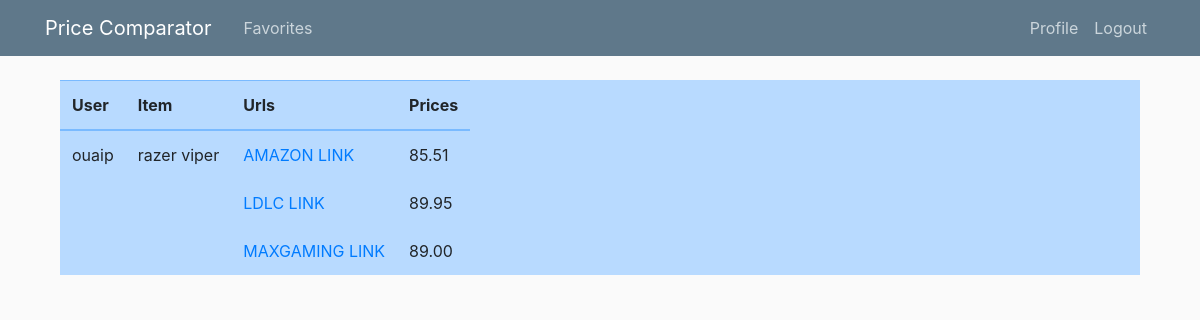
Page /favorites/ (signed in) on the committed database.
### fromsapp/models.py (models this page shows, shortened)
class Favorite(models.Model):
    name = models.CharField(max_length=100)
    amazon_url = models.TextField(default='')
    ldlc_url = models.TextField(default='')
    maxgaming_url = models.TextField(default='')
    amazon_price = models.CharField(max_length=100, default='')
    ldlc_price = models.CharField(max_length=100, default='')
    maxgaming_price = models.CharField(max_length=100, default='')
    search_user = models.ForeignKey(User, on_delete=models.CASCADE)

### fromsapp/views.py (the view, shortened to what this page needs)
# urls.py: path('favorites/', views.favorites, name='favorites')
@login_required
def favorites(request):
    user = request.user
    args = {
        'favorites' : user.favorite_set.all(),
    }
    return render(request, 'fromsapp/favorites.html', args)

### fromsapp/templates/fromsapp/favorites.html
{% extends 'fromsapp/base.html' %}
{% block content %}
{% for favorite in favorites  %}
<div class="container">
  <table class="table table-hover table-primary table-responsive">
    <thead>
      <tr>
        <th scope="col">User</th>
        <th scope="col">Item</th>
        <th scope="col">Urls</th>
        <th scope="col">Prices</th>
      </tr>
    </thead>
    <tbody>
      <tr>
        <td>{{ favorite.search_user }}</td>
        <td>{{ favorite.name }}</td>
        <td>
          {% if favorite.amazon_url != 'no link found' %}
            <a href='{{ favorite.amazon_url }}'>AMAZON LINK</a></br></br>
          {% else %}
            no link found</br></br>
          {% endif %}
          {% if favorite.ldlc_url != 'no link found' %}
            <a href='{{ favorite.ldlc_url}}'>LDLC LINK</a></br></br>
          {% else %}
            no link found</br></br>
          {% endif %}
          {% if favorite.maxgaming_url != 'no link found' %}
            <a href='{{ favorite.maxgaming_url}}'>MAXGAMING LINK</a>
          {% else %}
            no link found</br></br>
          {% endif %}
        </td>
        <td>
           {{ favorite.amazon_price }}</br></br>
           {{ favorite.ldlc_price }}</br></br>
           {{ favorite.maxgaming_price }}
        </td>
      </tr>
    </tbody>
  </table>
</div>
{% endfor %}
{% endblock content %}

### fromsapp/static/fromsapp/main.css (style rules this page uses)
body { background: #fafafa; color: #333333; margin-top: 5rem; }

### rows in the picture
Favorite: search_user "ouaip", name "razer viper", amazon_price "85.51", ldlc_price "89.95", maxgaming_price "89.00"
